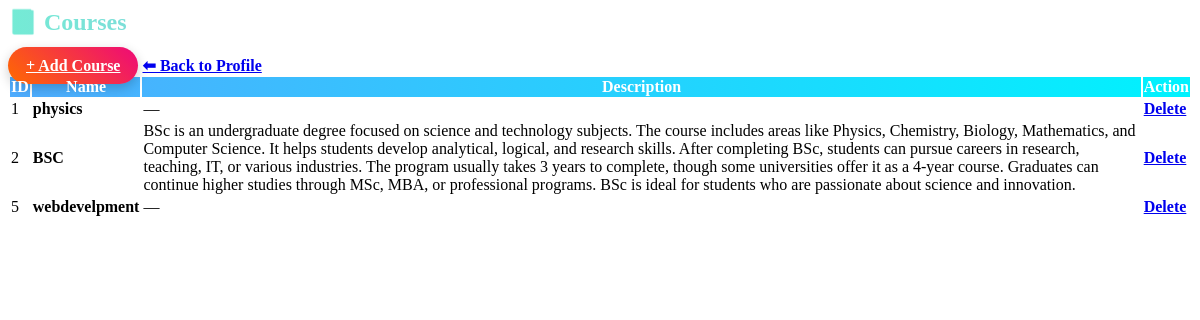
/accounts/courses/ (signed in), run on the app's committed database.
### accounts/models.py (models this page shows, shortened)
class Course(models.Model):
    name = models.CharField(max_length=100)
    description = models.TextField(blank=True, null=True)

### accounts/views.py (the view)
# urls.py: path("courses/", views.course_list, name="course_list"),
@login_required
def course_list(request):
    courses = Course.objects.all()
    return render(request, "course_list.html", {"courses": courses})

### templates/course_list.html (shortened to what this page needs)
<div class="container mt-5">
  <h2 class="text-center mb-4 title">📘 Courses</h2>
  <div class="d-flex justify-content-between mb-3">
    <a href="{% url 'course_add' %}" class="btn btn-gradient">+ Add Course</a>
    <a href="{% url 'profile' %}" class="btn btn-secondary btn-anim">⬅ Back to Profile</a>
  </div>
  <div class="card shadow-lg border-0 rounded overflow-hidden">
    <div class="card-body p-0">
      <table class="table table-hover mb-0 course-table text-center">
        <thead>
          <tr>
            <th>ID</th>
            <th>Name</th>
            <th>Description</th>
            <th>Action</th>
          </tr>
        </thead>
        <tbody>
          {% for course in courses %}
          <tr style="--delay: {{ forloop.counter0 }};">
            <td>{{ course.id }}</td>
            <td><strong>{{ course.name }}</strong></td>
            <td>{{ course.description|default:"—" }}</td>
            <td>
              <a href="{% url 'course_delete' course.id %}"
                 class="btn btn-danger btn-anim"
                 onclick="return confirm('Delete this course?');">Delete</a>
            </td>
          </tr>
          {% empty %}
          <tr>
            <td colspan="4" class="text-muted py-3">No courses available.</td>
          </tr>
          {% endfor %}
        </tbody>
      </table>
    </div>
  </div>
</div>

### templates/course_list.html (style rules this page uses)
.title { font-weight: bold; background: linear-gradient(90deg, #74ebd5, #9face6, #ff9a9e); -webkit-background-clip: text; -webkit-text-fill-color: transparent; background-clip: text; color: transparent; }
thead { background: linear-gradient(90deg, #4facfe, #00f2fe); color: #fff; }
.course-table tbody tr { opacity: 0; animation: rowFade 0.6s ease forwards; animation-delay: calc(var(--delay) * 0.15s); }
.btn-gradient { background: linear-gradient(45deg, #ff6a00, #ee0979); color: #fff !important; border: none; padding: 10px 18px; border-radius: 30px; font-weight: bold; box-shadow: 0 4px 12px rgba(0,0,0,0.2); transition: all 0.3s ease-in-out; }
.btn-anim { border-radius: 30px; font-weight: bold; transition: all 0.3s ease-in-out; }

### data on the page
Course: id "1", name "physics", description "—"
Course: id "2", name "BSC", description "BSc is an undergraduate degree focused on science and technology subjects. The course includes areas like Physics, Chemistry, Biology, Mathematics, and Computer Science. It helps students develop analytical, logical, and research skills. After completing BSc, students can pursue careers in research, teaching, IT, or various industries. The program usually takes 3 years to complete, though some universities offer it as a 4-year course. Graduates can continue higher studies through MSc, MBA, or professional programs. BSc is ideal for students who are passionate about science and innovation."
Course: id "5", name "webdevelpment", description "—"
